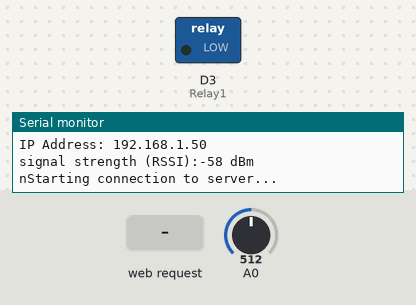
Recording of a sketch running on a simulated Arduino MKR. On the bench: switched loads named in the sketch (green lamp = pin HIGH), the last lines printed to the serial monitor. The test bench sets the inputs (shaded band); at power-on: A0 = 512. WiFi joins after 1.5 s; servers stay silent unless stated; not simulated (calls return 0 or success): arduino_secrets.h.

Above: at 12.7 s.
12.8 s: HTTP request GET /H received
At 13.7 s:
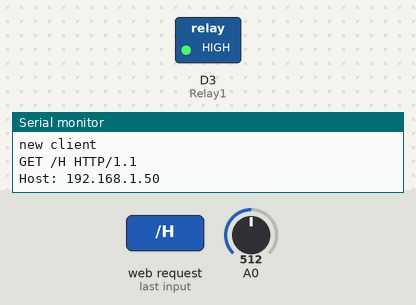
14.3 s: HTTP request GET /L received
At 14.8 s:
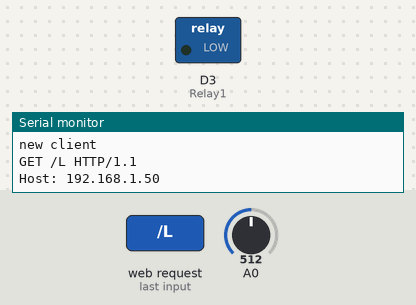
Timing chart, 0 to 17.3 s (numbered marks = the images above; inputs shaded):
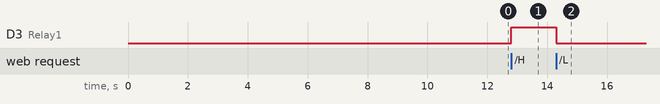

The sketch:

SmartHome_while_connectedWORKING.ino
```cpp
#include <SPI.h>
#include <WiFiNINA.h>

int status = WL_IDLE_STATUS;
#include "arduino_secrets.h"
int Relay1 =  3;               //Relay Digital Pin
char ssid[] = SECRET_SSID;     //Your wifi name
char pass[] = SECRET_PASS;     //Your wifi password
int keyIndex = 0;


WiFiServer server(80); //declare server object and spedify port, 80 is port used for internet


void setup() {
    pinMode(Relay1, OUTPUT);
  Serial.begin(9600);
  while (!Serial) {
    ;
  }

  // check for the WiFi module:
  if (WiFi.status() == WL_NO_MODULE) {
    Serial.println("Communication with WiFi module failed!");
    // don't continue
    while (true);
  }

  String fv = WiFi.firmwareVersion();
  if (fv < WIFI_FIRMWARE_LATEST_VERSION) {
    Serial.println("Please upgrade the firmware");
  }

  // attempt to connect to Wifi network:
  while (status != WL_CONNECTED) {
    Serial.print("Attempting to connect to SSID: ");
    Serial.println(ssid);
    status = WiFi.begin(ssid, pass);

    delay(10000);
  }
  Serial.println("Connected to wifi");
  printWifiStatus();

  Serial.println("nStarting connection to server...");
  server.begin();
}

void loop() {
  WiFiClient client = server.available();   // listen for incoming clients

  if (client) {                             // if you get a client,
    Serial.println("new client");           // print a message out the serial port
    String currentLine = "";                // make a String to hold incoming data from the client
    while (client.connected()) {            // loop while the client's connected
      if (client.available()) {             // if there's bytes to read from the client,
        char c = client.read();             // read a byte, then
        Serial.write(c);                    // print it out the serial monitor
        if (c == '\n') {                    // if the byte is a newline character

          // if the current line is blank, you got two newline characters in a row.
          // that's the end of the client HTTP request, so send a response:
          if (currentLine.length() == 0) {
            // HTTP headers always start with a response code (e.g. HTTP/1.1 200 OK)
            // and a content-type so the client knows what's coming, then a blank line:
            client.println("HTTP/1.1 200 OK");
            client.println("Content-type:text/html");
            client.println();
            client.print("Value at A0 is ");
            client.print(analogRead(A0));
            client.print("<br>");
            // The HTTP response ends with another blank line:
            client.println();
            // break out of the while loop:
            break;
          }
          else {      // if you got a newline, then clear currentLine:
            currentLine = "";
          }
        }
        else if (c != '\r') {    // if you got anything else but a carriage return character,
          currentLine += c;      // add it to the end of the currentLine
        }

        // Check to see if the client request was "GET /H" or "GET /L":
        if (currentLine.endsWith("GET /H")) {
          digitalWrite(Relay1, HIGH);               // GET /H turns the LED on
        }
        if (currentLine.endsWith("GET /L")) {
          digitalWrite(Relay1, LOW);                // GET /L turns the LED off
        }
      }
    }
    // close the connection:
    //client.stop();
    //Serial.println("client disconnected");
  }
}

void printWifiStatus() {
  // print the SSID of the network you're attached to:
  Serial.print("SSID: ");
  Serial.println(WiFi.SSID());

  // print your board's IP address:
  IPAddress ip = WiFi.localIP();
  Serial.print("IP Address: ");
  Serial.println(ip);

  // print the received signal strength:
  long rssi = WiFi.RSSI();
  Serial.print("signal strength (RSSI):");
  Serial.print(rssi);
  Serial.println(" dBm");
}
```

Measured:
- after the input at 12.8 s, D3 (Relay1): LOW → HIGH at once
- after the input at 14.3 s, D3 (Relay1): HIGH → LOW at once
